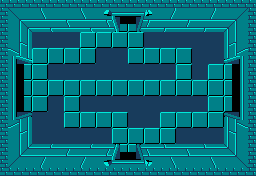

The image is a tile-based game level rendered from a .tmx file. Its description and complete source (layers, tilesets, objects, tile grids) follow:
An orthogonal 32x22 tile map with 8x8 px tiles, 1 tile layer (Tile Layer 1).

<map version="1.5" tiledversion="1.7.2" orientation="orthogonal" renderorder="right-down" width="32" height="22" tilewidth="8" tileheight="8" infinite="0" nextlayerid="2" nextobjectid="1">
 <tileset firstgid="1" source="Modified_Dungeon_Tileset.tsx" />
 <layer id="1" name="Tile Layer 1" width="32" height="22">
  <data encoding="csv">
67,68,69,70,71,72,73,74,75,76,77,78,79,80,109,110,111,112,85,86,87,88,89,90,91,92,93,94,95,96,97,98,
213,214,215,216,217,218,219,220,221,222,223,224,225,226,255,256,257,258,231,232,233,234,235,236,237,238,239,240,241,242,243,244,
359,360,361,362,363,364,365,366,367,368,369,370,371,372,401,402,403,404,377,378,379,380,381,382,383,384,385,386,387,388,389,390,
505,506,507,508,509,510,511,512,513,514,515,516,517,518,547,548,549,550,523,524,525,526,527,528,529,530,531,532,533,534,535,536,
651,652,653,654,419,419,419,419,419,419,125,126,125,126,125,126,125,126,419,420,420,420,420,420,420,420,420,420,679,680,681,682,
797,798,799,800,565,565,565,565,565,565,271,272,271,272,271,272,271,272,565,566,566,566,566,566,566,566,566,566,825,826,827,828,
943,944,945,946,125,126,125,126,125,126,125,126,420,420,419,420,125,126,125,126,125,126,125,126,565,565,566,566,971,972,973,974,
1089,694,695,696,271,272,271,272,271,272,271,272,566,566,565,566,271,272,271,272,271,272,271,272,419,565,565,566,1277,1278,1279,1120,
1235,694,279,126,125,126,419,419,419,419,419,419,419,419,419,419,419,419,419,419,419,420,125,126,565,565,125,126,125,133,1279,1266,
693,694,279,272,271,272,565,565,565,565,565,565,565,565,565,565,565,565,565,565,565,566,271,272,565,566,271,272,271,133,1279,1280,
839,840,841,842,125,126,125,126,125,126,125,126,125,126,125,126,125,126,125,126,125,126,125,126,125,126,125,126,1423,1424,1425,1426,
985,986,987,988,271,272,271,272,271,272,271,272,271,272,271,272,271,272,271,272,271,272,271,272,271,272,271,272,1569,1570,1571,1572,
1131,1132,279,126,125,126,419,420,125,126,419,419,419,419,419,419,419,419,419,419,419,419,419,419,419,419,125,126,125,133,1717,1718,
1965,1132,279,272,271,272,419,420,271,272,565,565,565,565,565,565,565,565,565,565,565,565,565,565,565,565,271,272,271,133,1717,1996,
2111,1132,1133,1134,565,565,565,566,125,126,125,126,125,126,125,126,419,420,420,420,125,126,125,126,125,126,125,126,1715,1716,1717,2142,
2257,2258,2259,2260,419,419,419,420,271,272,271,272,271,272,271,272,565,566,566,566,271,272,271,272,271,272,271,272,2285,2286,2287,2288,
2403,2404,2405,2406,419,419,419,419,419,419,419,419,419,420,125,126,125,126,125,126,125,126,419,419,419,419,419,420,2431,2432,2433,2434,
2549,2550,2551,2552,565,565,565,565,565,565,565,565,565,566,271,272,271,272,271,272,271,272,565,565,565,565,565,566,2577,2578,2579,2580,
2695,2696,2697,2698,2699,2700,2701,2702,2703,2704,2705,2706,2707,2708,1861,1862,1863,1864,2713,2714,2715,2716,2717,2718,2719,2720,2721,2722,2723,2724,2725,2726,
2841,2842,2843,2844,2845,2846,2847,2848,2849,2850,2851,2852,2853,2854,2007,2008,2009,2010,2859,2860,2861,2862,2863,2864,2865,2866,2867,2868,2869,2870,2871,2872,
2987,2988,2989,2990,2991,2992,2993,2994,2995,2996,2997,2998,2999,3000,2153,2154,2155,2156,3005,3006,3007,3008,3009,3010,3011,3012,3013,3014,3015,3016,3017,3018,
3133,3134,3135,3136,3137,3138,3139,3140,3141,3142,3143,3144,3145,3146,2299,2300,2301,2302,3151,3152,3153,3154,3155,3156,3157,3158,3159,3160,3161,3162,3163,3164
</data>
 </layer>
</map>